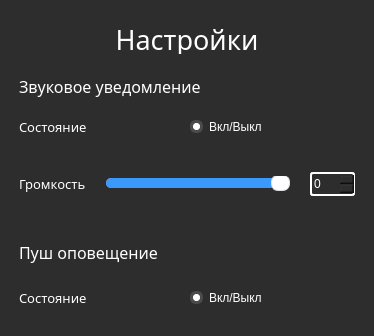
<?xml version="1.0" encoding="UTF-8"?>
<ui version="4.0">
 <class>mainWindow</class>
 <widget class="QMainWindow" name="mainWindow">
  <property name="geometry">
   <rect>
    <x>0</x>
    <y>0</y>
    <width>374</width>
    <height>336</height>
   </rect>
  </property>
  <property name="windowTitle">
   <string>Настройки</string>
  </property>
  <property name="windowIcon">
   <iconset>
    <normaloff>../img/icon.png</normaloff>../img/icon.png</iconset>
  </property>
  <widget class="QWidget" name="centralwidget">
   <property name="styleSheet">
    <string notr="true">background-color: rgb(45, 45, 45);</string>
   </property>
   <layout class="QGridLayout" name="gridLayout_2">
    <item row="0" column="0">
     <layout class="QGridLayout" name="gridLayout">
      <property name="leftMargin">
       <number>10</number>
      </property>
      <property name="topMargin">
       <number>15</number>
      </property>
      <property name="rightMargin">
       <number>10</number>
      </property>
      <item row="3" column="0">
       <layout class="QHBoxLayout" name="horizontalLayout_5" stretch="0">
        <property name="spacing">
         <number>6</number>
        </property>
        <property name="sizeConstraint">
         <enum>QLayout::SetNoConstraint</enum>
        </property>
        <property name="bottomMargin">
         <number>0</number>
        </property>
        <item>
         <widget class="QLabel" name="label_2">
          <property name="font">
           <font>
            <family>Proxima Nova</family>
            <pointsize>12</pointsize>
            <italic>false</italic>
           </font>
          </property>
          <property name="styleSheet">
           <string notr="true">color: white;</string>
          </property>
          <property name="text">
           <string>Звуковое уведомление</string>
          </property>
         </widget>
        </item>
       </layout>
      </item>
      <item row="5" column="0">
       <layout class="QHBoxLayout" name="horizontalLayout">
        <property name="spacing">
         <number>20</number>
        </property>
        <property name="bottomMargin">
         <number>30</number>
        </property>
        <item>
         <widget class="QLabel" name="label_3">
          <property name="font">
           <font>
            <family>Proxima Nova</family>
            <pointsize>10</pointsize>
            <italic>false</italic>
           </font>
          </property>
          <property name="styleSheet">
           <string notr="true">color: white;</string>
          </property>
          <property name="text">
           <string>Громкость</string>
          </property>
         </widget>
        </item>
        <item>
         <widget class="QSlider" name="edit_slider_sound">
          <property name="styleSheet">
           <string notr="true">QSlider{
                
}

QSlider::groove:horizontal {  
	height: 10px;
	margin: 0px;
	border-radius: 5px;
	background: #B0AEB1;
}
            QSlider::handle:horizontal {
                background: #fff;
                border: 1px solid #E3DEE2;
                width: 17px;
                margin: -3px 0; 
                border-radius: 7px;
            }
            QSlider::sub-page:qlineargradient {
               background: #3B99FC;
         	   border-radius: 5px;
            }</string>
          </property>
          <property name="maximum">
           <number>100</number>
          </property>
          <property name="value">
           <number>100</number>
          </property>
          <property name="sliderPosition">
           <number>100</number>
          </property>
          <property name="orientation">
           <enum>Qt::Horizontal</enum>
          </property>
         </widget>
        </item>
        <item>
         <widget class="QSpinBox" name="edit_spin_sound">
          <property name="styleSheet">
           <string notr="true">border: 2px solid white;
border-radius: 3px;
color: white;
height: 20px;
</string>
          </property>
          <property name="maximum">
           <number>100</number>
          </property>
         </widget>
        </item>
       </layout>
      </item>
      <item row="6" column="0">
       <layout class="QHBoxLayout" name="horizontalLayout_2">
        <property name="topMargin">
         <number>0</number>
        </property>
        <property name="bottomMargin">
         <number>10</number>
        </property>
        <item>
         <widget class="QLabel" name="label_4">
          <property name="font">
           <font>
            <family>Proxima Nova</family>
            <pointsize>12</pointsize>
            <italic>false</italic>
           </font>
          </property>
          <property name="styleSheet">
           <string notr="true">color: white;</string>
          </property>
          <property name="text">
           <string>Пуш оповещение</string>
          </property>
         </widget>
        </item>
       </layout>
      </item>
      <item row="7" column="0">
       <layout class="QHBoxLayout" name="horizontalLayout_3">
        <property name="bottomMargin">
         <number>20</number>
        </property>
        <item>
         <widget class="QLabel" name="label_6">
          <property name="font">
           <font>
            <family>Proxima Nova</family>
            <pointsize>10</pointsize>
            <italic>false</italic>
           </font>
          </property>
          <property name="styleSheet">
           <string notr="true">color: white;</string>
          </property>
          <property name="text">
           <string>Состояние</string>
          </property>
         </widget>
        </item>
        <item>
         <widget class="QCheckBox" name="btn_enabled_push">
          <property name="styleSheet">
           <string notr="true">QCheckBox {
	color: white;
}

QCheckBox::indicator {
	width: 11px;
	height: 11px;
	border-radius: 5px;
}

QCheckBox::indicator::unchecked{ 
	border: 1px solid rgb(75, 75, 75);
	border-radius: 5px;
	background-color: rgb(75, 75, 75);
	width: 11px;
	height: 11px;
}

QCheckBox::indicator::checked{
	border: 3px solid;
	border-color: rgb(75, 75, 75);
	border-radius: 6px;
	background-color: white;
	width: 7px;
	height: 7px;
}</string>
          </property>
          <property name="text">
           <string>Вкл/Выкл</string>
          </property>
          <property name="checked">
           <bool>true</bool>
          </property>
         </widget>
        </item>
       </layout>
      </item>
      <item row="0" column="0">
       <widget class="QLabel" name="label">
        <property name="maximumSize">
         <size>
          <width>16777215</width>
          <height>30</height>
         </size>
        </property>
        <property name="font">
         <font>
          <family>Proxima Nova</family>
          <pointsize>20</pointsize>
          <weight>50</weight>
          <bold>false</bold>
          <strikeout>false</strikeout>
         </font>
        </property>
        <property name="autoFillBackground">
         <bool>false</bool>
        </property>
        <property name="styleSheet">
         <string notr="true">color: rgb(255, 255, 255);</string>
        </property>
        <property name="text">
         <string>Настройки</string>
        </property>
        <property name="alignment">
         <set>Qt::AlignCenter</set>
        </property>
       </widget>
      </item>
      <item row="4" column="0">
       <layout class="QHBoxLayout" name="horizontalLayout_4">
        <property name="bottomMargin">
         <number>30</number>
        </property>
        <item>
         <widget class="QLabel" name="label_5">
          <property name="minimumSize">
           <size>
            <width>20</width>
            <height>0</height>
           </size>
          </property>
          <property name="font">
           <font>
            <family>Proxima Nova</family>
            <pointsize>10</pointsize>
            <italic>false</italic>
           </font>
          </property>
          <property name="styleSheet">
           <string notr="true">color: white;</string>
          </property>
          <property name="text">
           <string>Состояние</string>
          </property>
         </widget>
        </item>
        <item>
         <widget class="QCheckBox" name="btn_enabled_sound">
          <property name="styleSheet">
           <string notr="true">QCheckBox {
	color: white;
}

QCheckBox::indicator {
	width: 11px;
	height: 11px;
	border-radius: 5px;
}

QCheckBox::indicator::unchecked{ 
	border: 1px solid rgb(75, 75, 75);
	border-radius: 5px;
	background-color: rgb(75, 75, 75);
	width: 11px;
	height: 11px;
}

QCheckBox::indicator::checked{
	border: 3px solid;
	border-color: rgb(75, 75, 75);
	border-radius: 6px;
	background-color: white;
	width: 7px;
	height: 7px;
}</string>
          </property>
          <property name="text">
           <string>Вкл/Выкл</string>
          </property>
          <property name="checked">
           <bool>true</bool>
          </property>
         </widget>
        </item>
       </layout>
      </item>
     </layout>
    </item>
   </layout>
  </widget>
 </widget>
 <resources/>
 <connections/>
</ui>
